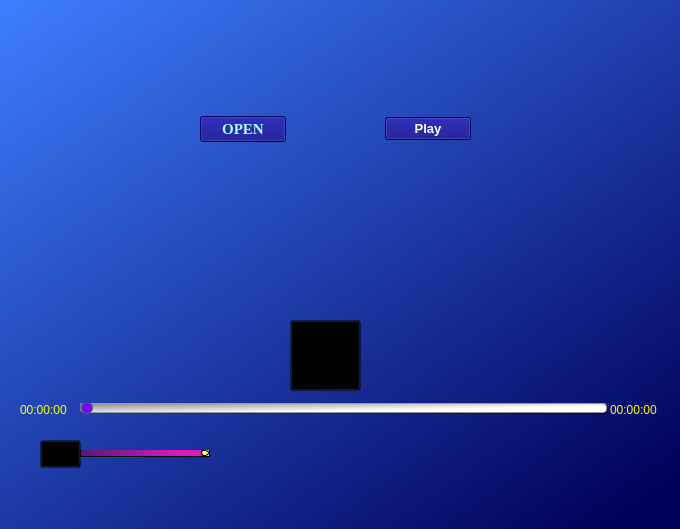
<?xml version="1.0" encoding="UTF-8"?>
<ui version="4.0">
 <class>MainWindow</class>
 <widget class="QMainWindow" name="MainWindow">
  <property name="geometry">
   <rect>
    <x>0</x>
    <y>0</y>
    <width>680</width>
    <height>529</height>
   </rect>
  </property>
  <property name="sizePolicy">
   <sizepolicy hsizetype="Preferred" vsizetype="Preferred">
    <horstretch>0</horstretch>
    <verstretch>0</verstretch>
   </sizepolicy>
  </property>
  <property name="maximumSize">
   <size>
    <width>680</width>
    <height>529</height>
   </size>
  </property>
  <property name="cursor">
   <cursorShape>ArrowCursor</cursorShape>
  </property>
  <property name="windowTitle">
   <string>Music Player -HYTE Codes</string>
  </property>
  <property name="autoFillBackground">
   <bool>false</bool>
  </property>
  <property name="styleSheet">
   <string notr="true">background-color: qlineargradient(spread:pad, x1:0.904523, y1:1, x2:0, y2:0, stop:0 rgba(0, 0, 89, 255), stop:1 rgba(62, 126, 255, 255));
</string>
  </property>
  <widget class="QWidget" name="centralwidget">
   <widget class="QPushButton" name="btn2">
    <property name="geometry">
     <rect>
      <x>290</x>
      <y>320</y>
      <width>71</width>
      <height>71</height>
     </rect>
    </property>
    <property name="font">
     <font>
      <family>MS Sans Serif</family>
      <pointsize>10</pointsize>
      <weight>75</weight>
      <bold>true</bold>
     </font>
    </property>
    <property name="styleSheet">
     <string notr="true">background-color: rgba(0, 0, 0, 0);</string>
    </property>
    <property name="text">
     <string/>
    </property>
    <property name="icon">
     <iconset>
      <normaloff>Resources/pause.png</normaloff>Resources/pause.png</iconset>
    </property>
    <property name="iconSize">
     <size>
      <width>65</width>
      <height>65</height>
     </size>
    </property>
    <property name="flat">
     <bool>false</bool>
    </property>
   </widget>
   <widget class="QLabel" name="label">
    <property name="geometry">
     <rect>
      <x>190</x>
      <y>150</y>
      <width>271</width>
      <height>41</height>
     </rect>
    </property>
    <property name="font">
     <font>
      <family>Times New Roman</family>
      <pointsize>11</pointsize>
      <weight>9</weight>
      <italic>true</italic>
      <bold>false</bold>
     </font>
    </property>
    <property name="autoFillBackground">
     <bool>false</bool>
    </property>
    <property name="styleSheet">
     <string notr="true">background-color: rgba(0, 0, 0, 0%);
color: rgb(255, 255, 255);
font: 75 italic 11pt &quot;Times New Roman&quot;;</string>
    </property>
    <property name="text">
     <string/>
    </property>
    <property name="alignment">
     <set>Qt::AlignCenter</set>
    </property>
   </widget>
   <widget class="QLabel" name="label_2">
    <property name="geometry">
     <rect>
      <x>200</x>
      <y>220</y>
      <width>271</width>
      <height>41</height>
     </rect>
    </property>
    <property name="font">
     <font>
      <family>Segoe UI Semibold</family>
      <pointsize>11</pointsize>
      <weight>7</weight>
      <italic>false</italic>
      <bold>false</bold>
     </font>
    </property>
    <property name="styleSheet">
     <string notr="true">background-color: rgba(0, 0, 0, 0%);
font: 63 11pt &quot;Segoe UI Semibold&quot;;
color: white;</string>
    </property>
    <property name="frameShape">
     <enum>QFrame::NoFrame</enum>
    </property>
    <property name="text">
     <string/>
    </property>
   </widget>
   <widget class="QWidget" name="horizontalWidget" native="true">
    <property name="geometry">
     <rect>
      <x>200</x>
      <y>90</y>
      <width>271</width>
      <height>78</height>
     </rect>
    </property>
    <property name="styleSheet">
     <string notr="true">background-color: rgba(0,0,0,0);</string>
    </property>
    <layout class="QHBoxLayout" name="horizontalLayout">
     <item>
      <widget class="QPushButton" name="btn3">
       <property name="font">
        <font>
         <family>Times New Roman</family>
         <pointsize>11</pointsize>
         <weight>75</weight>
         <bold>true</bold>
        </font>
       </property>
       <property name="styleSheet">
        <string notr="true">color: rgb(170, 255, 255);
background-color: rgb(0, 0, 127);</string>
       </property>
       <property name="text">
        <string>OPEN</string>
       </property>
      </widget>
     </item>
     <item>
      <widget class="QWidget" name="verticalWidget" native="true">
       <property name="styleSheet">
        <string notr="true">background-color: rgba(0,0,0,0);</string>
       </property>
       <layout class="QVBoxLayout" name="verticalLayout"/>
      </widget>
     </item>
     <item>
      <widget class="QPushButton" name="btn1">
       <property name="font">
        <font>
         <family>MS Sans Serif</family>
         <pointsize>10</pointsize>
         <weight>75</weight>
         <bold>true</bold>
        </font>
       </property>
       <property name="styleSheet">
        <string notr="true">background-color: rgb(0, 0, 127);
color: rgb(255, 255, 255);</string>
       </property>
       <property name="text">
        <string>Play</string>
       </property>
      </widget>
     </item>
    </layout>
   </widget>
   <widget class="QSlider" name="horizontalSlider">
    <property name="geometry">
     <rect>
      <x>80</x>
      <y>403</y>
      <width>527</width>
      <height>11</height>
     </rect>
    </property>
    <property name="minimumSize">
     <size>
      <width>521</width>
      <height>0</height>
     </size>
    </property>
    <property name="font">
     <font>
      <pointsize>8</pointsize>
      <weight>50</weight>
      <bold>false</bold>
     </font>
    </property>
    <property name="cursor">
     <cursorShape>PointingHandCursor</cursorShape>
    </property>
    <property name="autoFillBackground">
     <bool>false</bool>
    </property>
    <property name="styleSheet">
     <string notr="true">QSlider::groove:horizontal {
	border: 1px solid #999999;
    height: 8px;
    margin: 0px ;
	padding: 0px;
	background-color: qlineargradient(spread:pad, x1:0, y1:0, x2:1, y2:1, stop:0 rgba(139, 139, 139, 255), stop:0.653266 rgba(255, 255, 255, 255));
	border-radius: 4px;
}
QSlider::handle:horizontal {
	
	
	background-color: rgb(120, 2, 255);
    border: 1px solid #5c5c5c;
    width: 10px;
	height: 10px;
    margin: -2px 0;
    border-radius:6px;
}
QSlider::sub-page:horizontal {
background: qlineargradient(x1: 0, y1: 0,    x2: 0, y2: 1,
    stop: 0 #66e, stop: 1 #bbf);
background: qlineargradient(x1: 0, y1: 0.2, x2: 1, y2: 1,
    stop: 0 #bbf, stop: 1 #55f);
border: 1px solid #777;
height: 10px;
border-radius: 4px;
}
</string>
    </property>
    <property name="orientation">
     <enum>Qt::Horizontal</enum>
    </property>
    <property name="tickPosition">
     <enum>QSlider::NoTicks</enum>
    </property>
   </widget>
   <widget class="QLabel" name="max_dur">
    <property name="geometry">
     <rect>
      <x>610</x>
      <y>400</y>
      <width>55</width>
      <height>19</height>
     </rect>
    </property>
    <property name="styleSheet">
     <string notr="true">background-color: rgba(0,0,0,0);
color: rgb(255, 255, 0);</string>
    </property>
    <property name="text">
     <string>00:00:00</string>
    </property>
   </widget>
   <widget class="QLabel" name="cur_dur">
    <property name="geometry">
     <rect>
      <x>20</x>
      <y>400</y>
      <width>55</width>
      <height>20</height>
     </rect>
    </property>
    <property name="styleSheet">
     <string notr="true">color: rgb(255, 255, 0);
background-color: rgba(0,0,0,0);</string>
    </property>
    <property name="text">
     <string>00:00:00</string>
    </property>
   </widget>
   <widget class="QSlider" name="volume_ctrl">
    <property name="geometry">
     <rect>
      <x>80</x>
      <y>450</y>
      <width>130</width>
      <height>7</height>
     </rect>
    </property>
    <property name="cursor">
     <cursorShape>PointingHandCursor</cursorShape>
    </property>
    <property name="styleSheet">
     <string notr="true">QSlider::groove:horizontal{
border: 1px solid;
height: 6px;
	background-color: rgb(227, 227, 227);
border-radius: 4x;
}
QSlider::handle:horizontal{
border: 1px solid;
background-color: rgb(255, 255, 127);
width: 6px;
height: 7px;
border-radius: 3px;
}
QSlider::sub-page:horizontal{
border: 1px solid;
	background-color: qlineargradient(spread:pad, x1:0.804221, y1:0.562, x2:0, y2:0.585, stop:0 rgba(220, 26, 191, 255), stop:1 rgba(87, 22, 124, 255));
width: 5px;
height: 5px;
border-radius: 2px;
}</string>
    </property>
    <property name="sliderPosition">
     <number>99</number>
    </property>
    <property name="orientation">
     <enum>Qt::Horizontal</enum>
    </property>
   </widget>
   <widget class="QPushButton" name="pushButton">
    <property name="geometry">
     <rect>
      <x>40</x>
      <y>440</y>
      <width>41</width>
      <height>28</height>
     </rect>
    </property>
    <property name="styleSheet">
     <string notr="true">background-color: rgba(0,0,0,0);</string>
    </property>
    <property name="text">
     <string/>
    </property>
    <property name="icon">
     <iconset>
      <normaloff>Resources/volume-adjustment.png</normaloff>Resources/volume-adjustment.png</iconset>
    </property>
   </widget>
  </widget>
  <widget class="QMenuBar" name="menubar">
   <property name="enabled">
    <bool>false</bool>
   </property>
   <property name="geometry">
    <rect>
     <x>0</x>
     <y>0</y>
     <width>680</width>
     <height>25</height>
    </rect>
   </property>
  </widget>
 </widget>
 <resources/>
 <connections/>
</ui>
